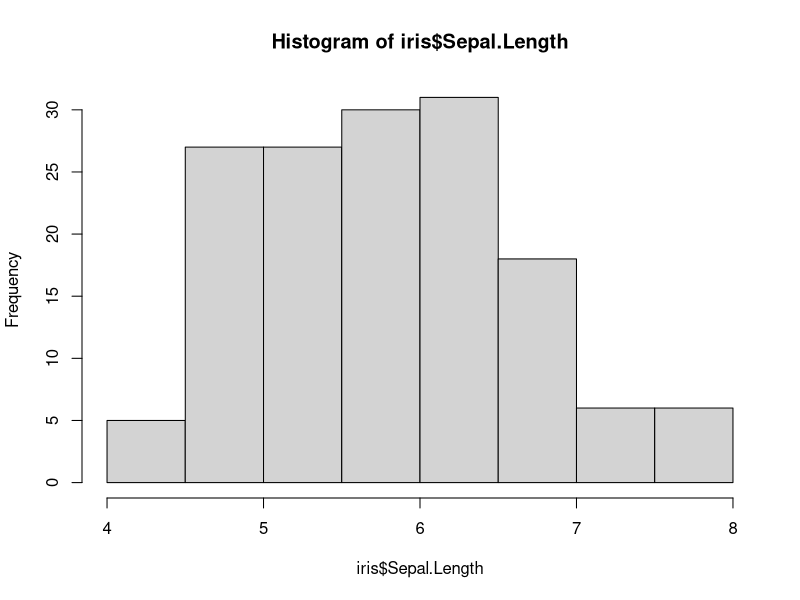
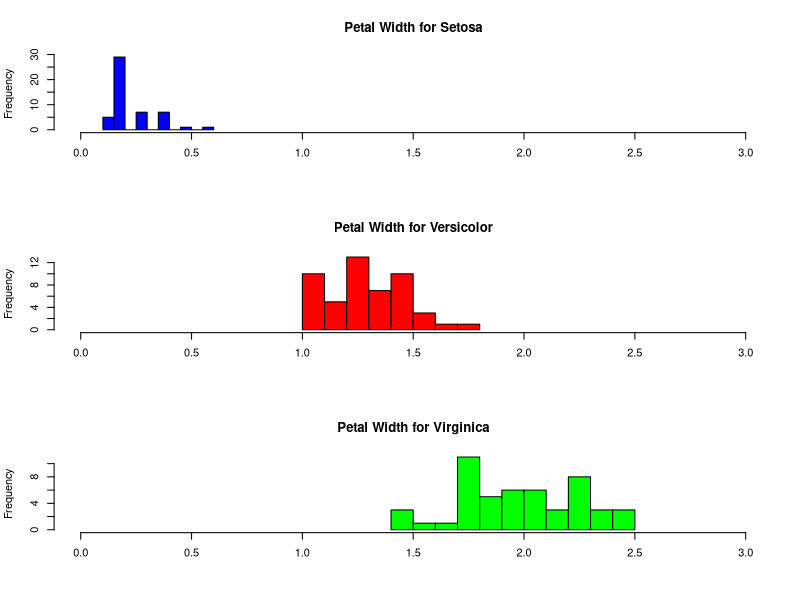
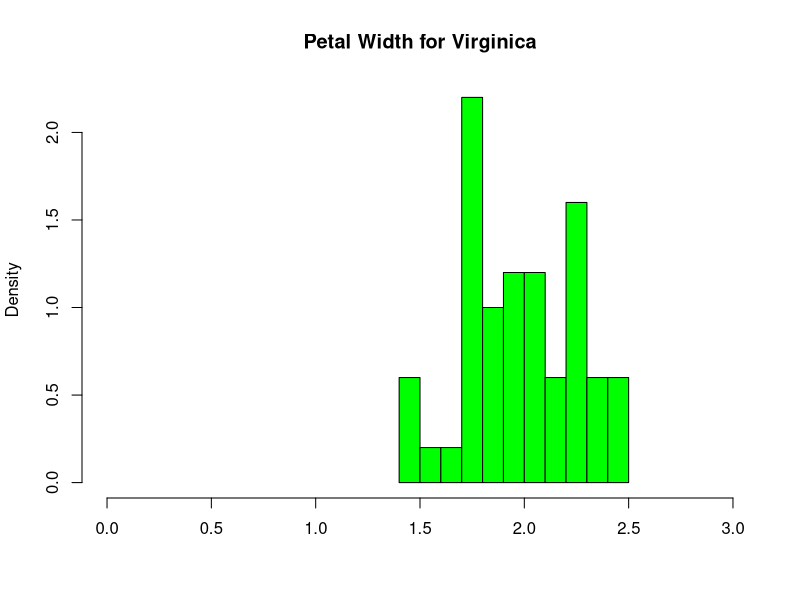

Here is the R script that generated these plots, in order:
# File: R_data_io_g.R
# Course: Ch3.R.Data.IO
# Section: basic graphics-histogram
# Author: vvn weian chao, CoLLab cc, vvnchao@gmail.com
# Date: 2021-10-18

# INSTALL and LOAD PACKAGE
#install.packages("datasets")
library(datasets)
data()

# read data set "iris"
data(iris)
head(iris)

# basic histograms
hist(iris$Sepal.Length)

# histogram by group
# put graphs in 3 rows and 1 column
par(mfrow = c(3,1))
hist(iris$Petal.Width [iris$Species == "setosa"]
     , xlim = c(0,3)
     , breaks = 9
     , main = "Petal Width for Setosa"
     , xlab = ""
     , col = "blue")

hist(iris$Petal.Width [iris$Species == "versicolor"]
     , xlim = c(0,3)
     , breaks = 9
     , main = "Petal Width for Versicolor"
     , xlab = ""
     , col = "red")

hist(iris$Petal.Width [iris$Species == "virginica"]
     , xlim = c(0,3)
     , breaks = 9
     , main = "Petal Width for Virginica"
     , xlab = ""
     , col = "green")

par(mfrow = c(1,1))
# frequency false
hist(iris$Petal.Width [iris$Species == "virginica"]
     , xlim = c(0,3)
     , breaks = 9
     , main = "Petal Width for Virginica"
     , xlab = ""
     , col = "green"
     , freq = FALSE)


# clear environment
rm(list = ls())
